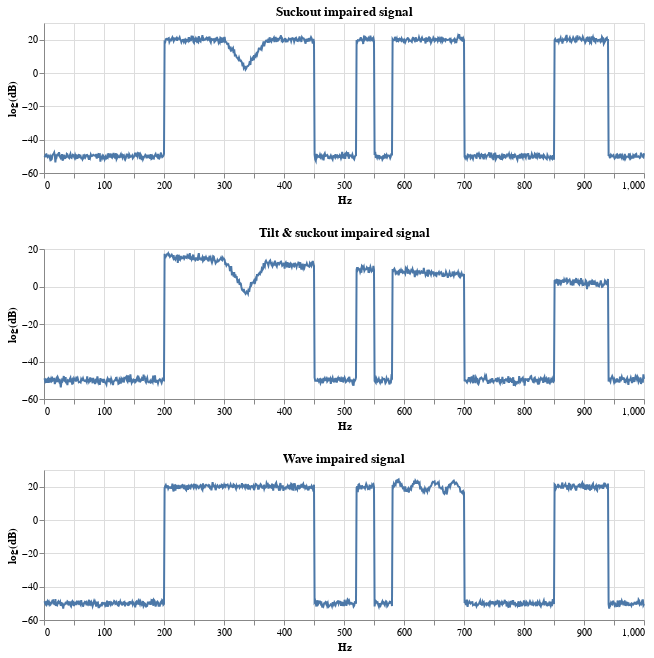

Source (notebook cell):
### Markdown cell above
Unfortunately, in real world, signals are often impaired at specific frequency ranges. Causes vary: physical cable damage, water, interference, equipment failure. Interestingly, impairments tend to produce certain "shapes" in the FBC scans. A few of them include:
 * Tilt (the signal gets linearly stronger / weaker across the spectrum)
 * Wave (a periodic turbulence in the signal level)
 * Suckout (a drop in a signal level in a narrow frequency range)

Here's how that may look visually.

### Code cell
samples = [{
        'title': 'Suckout impaired signal',
        'log(dB)': impaired_signals[network_clusters == 6,:][0],
        
    },
    {
        'title': 'Tilt & suckout impaired signal',
        'log(dB)': impaired_signals[network_clusters == 11,:][0],
        
    },
    {
        'title': 'Wave impaired signal',
        'log(dB)': impaired_signals[network_clusters == 5,:][0],
    }]

charts = []

for sample in samples:
    df = pd.DataFrame({
        'log(dB)': sample['log(dB)'],
        'Hz': x_plot_labels
    })
    charts.append(
        alt.Chart(df).mark_line().encode(
            x='Hz', y='log(dB)',
        ).properties(width=600, height=150, title=sample['title'])
    )

alt.vconcat(*charts)

### Figure 1 — Vega-Lite specification as saved in the notebook (floating-point values rounded to 4 significant figures; data arrays with more than 128 entries replaced by an {"elided": "..."} marker saying what was removed)
{"config": {"view": {"continuousWidth": 300, "continuousHeight": 300}}, "vconcat": [{"data": {"name": "data-0d244a2035a49518c71aedb996bcb932"}, "mark": {"type": "line"}, "encoding": {"x": {"field": "Hz", "type": "quantitative"}, "y": {"field": "log(dB)", "type": "quantitative"}}, "height": 150, "title": "Suckout impaired signal", "width": 600}, {"data": {"name": "data-376a36045dd931c1a451cbd6c1fd339b"}, "mark": {"type": "line"}, "encoding": {"x": {"field": "Hz", "type": "quantitative"}, "y": {"field": "log(dB)", "type": "quantitative"}}, "height": 150, "title": "Tilt & suckout impaired signal", "width": 600}, {"data": {"name": "data-050f20431c50ffbedd9403dbbc3f3ce1"}, "mark": {"type": "line"}, "encoding": {"x": {"field": "Hz", "type": "quantitative"}, "y": {"field": "log(dB)", "type": "quantitative"}}, "height": 150, "title": "Wave impaired signal", "width": 600}], "$schema": "https://vega.github.io/schema/vega-lite/v5.8.0.json", "datasets": {"data-0d244a2035a49518c71aedb996bcb932": {"elided": "1000 records"}, "data-376a36045dd931c1a451cbd6c1fd339b": {"elided": "1000 records"}, "data-050f20431c50ffbedd9403dbbc3f3ce1": {"elided": "1000 records"}}}
